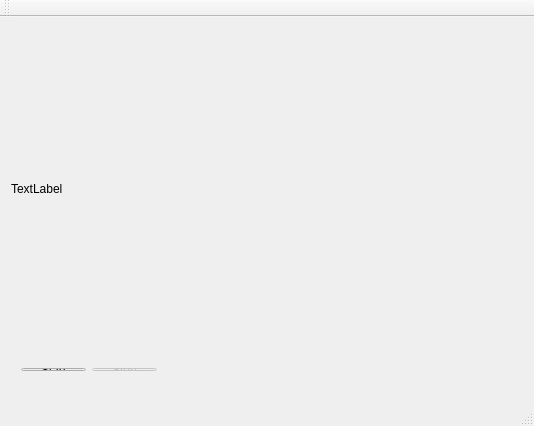
<?xml version="1.0" encoding="UTF-8"?>
<ui version="4.0">
 <class>MainWindow</class>
 <widget class="QMainWindow" name="MainWindow">
  <property name="geometry">
   <rect>
    <x>0</x>
    <y>0</y>
    <width>534</width>
    <height>426</height>
   </rect>
  </property>
  <property name="windowTitle">
   <string>MainWindow</string>
  </property>
  <widget class="QWidget" name="centralWidget">
   <widget class="QLabel" name="colorImage">
    <property name="geometry">
     <rect>
      <x>11</x>
      <y>11</y>
      <width>511</width>
      <height>321</height>
     </rect>
    </property>
    <property name="text">
     <string>TextLabel</string>
    </property>
   </widget>
   <widget class="QWidget" name="horizontalLayoutWidget">
    <property name="geometry">
     <rect>
      <x>10</x>
      <y>340</y>
      <width>158</width>
      <height>25</height>
     </rect>
    </property>
    <layout class="QHBoxLayout" name="horizontalLayout">
     <item>
      <widget class="QPushButton" name="startButton">
       <property name="text">
        <string>Start</string>
       </property>
      </widget>
     </item>
     <item>
      <widget class="QPushButton" name="stopButton">
       <property name="enabled">
        <bool>false</bool>
       </property>
       <property name="text">
        <string>Stop</string>
       </property>
      </widget>
     </item>
    </layout>
   </widget>
  </widget>
  <widget class="QMenuBar" name="menuBar">
   <property name="geometry">
    <rect>
     <x>0</x>
     <y>0</y>
     <width>534</width>
     <height>21</height>
    </rect>
   </property>
  </widget>
  <widget class="QToolBar" name="mainToolBar">
   <attribute name="toolBarArea">
    <enum>TopToolBarArea</enum>
   </attribute>
   <attribute name="toolBarBreak">
    <bool>false</bool>
   </attribute>
  </widget>
  <widget class="QStatusBar" name="statusBar"/>
 </widget>
 <layoutdefault spacing="6" margin="11"/>
 <resources/>
 <connections>
  <connection>
   <sender>startButton</sender>
   <signal>released()</signal>
   <receiver>MainWindow</receiver>
   <slot>onStart()</slot>
   <hints>
    <hint type="sourcelabel">
     <x>77</x>
     <y>304</y>
    </hint>
    <hint type="destinationlabel">
     <x>266</x>
     <y>212</y>
    </hint>
   </hints>
  </connection>
  <connection>
   <sender>stopButton</sender>
   <signal>released()</signal>
   <receiver>MainWindow</receiver>
   <slot>onStop()</slot>
   <hints>
    <hint type="sourcelabel">
     <x>167</x>
     <y>304</y>
    </hint>
    <hint type="destinationlabel">
     <x>266</x>
     <y>212</y>
    </hint>
   </hints>
  </connection>
 </connections>
 <slots>
  <slot>onStart()</slot>
  <slot>onStop()</slot>
 </slots>
</ui>
